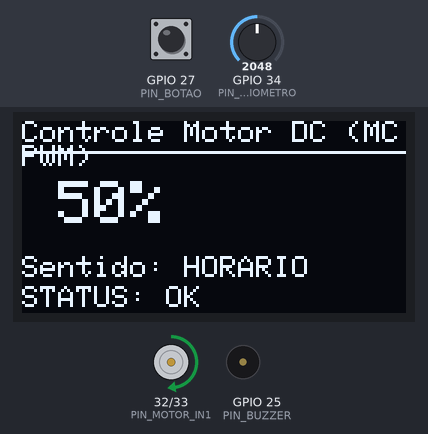
This sketch was run on a simulated ESP32. Shown: 128×64 one-colour display, motor-driver pin pairs drawn as motors (green arrow = first pin HIGH = forward, orange = second pin HIGH = backward, longer = more drive), buzzer (waves = sounding, pin HIGH). The test bench sets the inputs (shaded band); at power-on: GPIO 34 (PIN_POTENCIOMETRO) = 2048, GPIO 27 (PIN_BOTAO) HIGH (analog values on the 0–4095 scale). What the sketch prints to the serial monitor is not drawn.

Above: at 1.6 s.
1.7 s: GPIO 34 (PIN_POTENCIOMETRO) set to 2104
At 2.3 s:
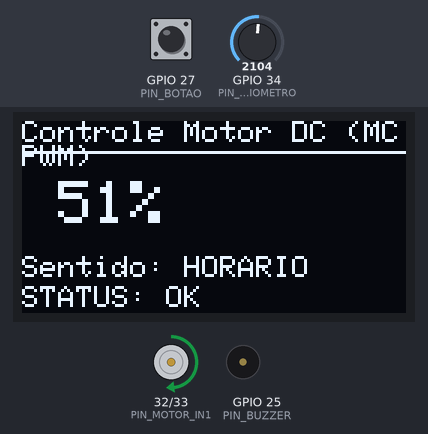
3.4 s: GPIO 27 (PIN_BOTAO) pulled LOW for 0.2 s
At 4.6 s:
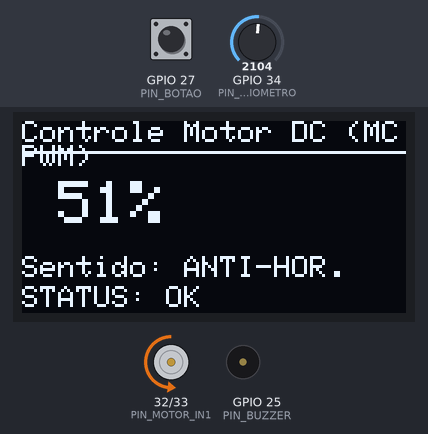
5.2 s: GPIO 34 (PIN_POTENCIOMETRO) set to 3844
At 6.5 s:
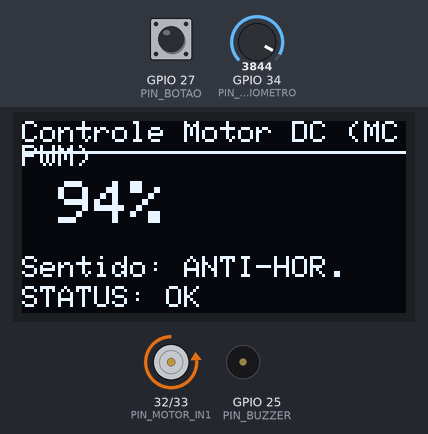
6.8 s: GPIO 34 (PIN_POTENCIOMETRO) set to 3944
At 7.3 s:
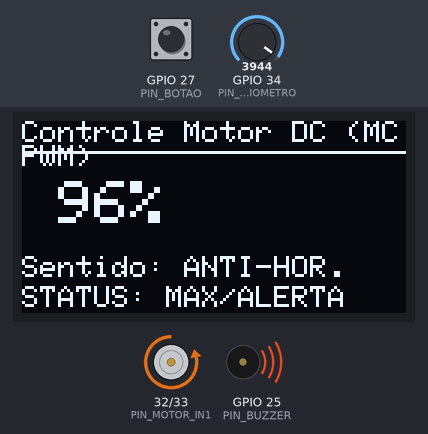
9.0 s: GPIO 27 (PIN_BOTAO) pulled LOW for 1 s
At 10.7 s:
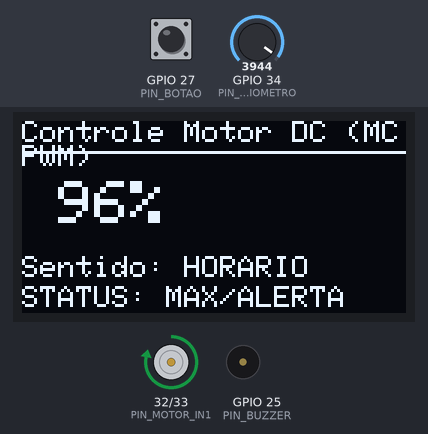
11.7 s: GPIO 34 (PIN_POTENCIOMETRO) set to 491
At 12.9 s:
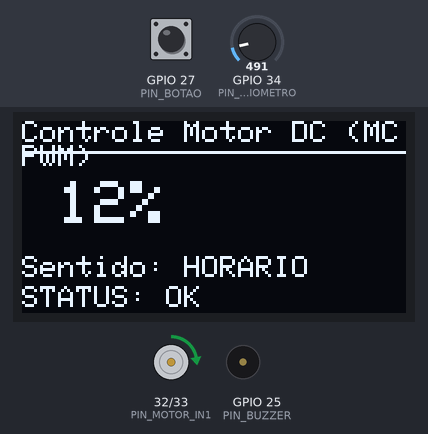
Timing chart, 0 to 14.3 s (numbered marks = the images above; inputs shaded):
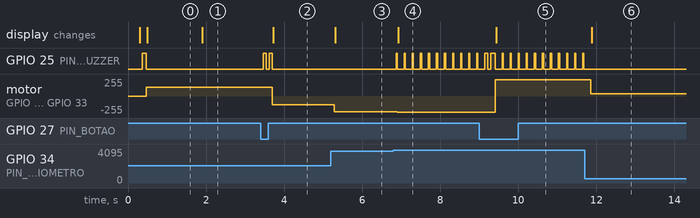

The sketch:

parte2_ex2_mcpwm_motor.ino
```cpp
// ==========================================================================
// SEL0433 - Aplicação de Microprocessadores
// Projeto 3 - Parte 2 / Exercício 2
// Aplicação proposta: Controlador de velocidade e sentido de rotação de um
// motor DC usando a biblioteca nativa MCPWM (Motor Control PWM) da ESP32.
// ==========================================================================

#include <Arduino.h>
#include "driver/mcpwm.h"
#include <Wire.h>
#include <Adafruit_GFX.h>
#include <Adafruit_SSD1306.h>

// Pinos
#define PIN_MOTOR_IN1   32   // MCPWM0A
#define PIN_MOTOR_IN2   33   // MCPWM0B
#define PIN_POTENCIOMETRO 34
#define PIN_BOTAO       27
#define PIN_BUZZER      25

// Display OLED
#define TELA_LARGURA    128
#define TELA_ALTURA     64
#define OLED_RESET      -1
#define OLED_ENDERECO   0x3C
Adafruit_SSD1306 display(TELA_LARGURA, TELA_ALTURA, &Wire, OLED_RESET);

// Configuração do MCPWM
#define MCPWM_FREQ_HZ   1000   // 1 kHz, adequado para acionamento de motor DC

// Parâmetros gerais
#define ADC_VALOR_MAX       4095
#define LIMIAR_ALERTA_PCT   95.0f
#define DEBOUNCE_MS         200
#define UPDATE_PERIOD_MS    150

// Variáveis globais
volatile bool sentidoHorario = true;
volatile bool flagBotaoPressionado = false;
volatile unsigned long ultimoInstanteBotao = 0;

float velocidadeAtualPct = 0.0f;

// ISR do botão (interrupção externa) - mantida curta, apenas sinaliza
void IRAM_ATTR isrBotaoSentido() {
  unsigned long agora = millis();
  if (agora - ultimoInstanteBotao > DEBOUNCE_MS) {
    flagBotaoPressionado = true;
    ultimoInstanteBotao = agora;
  }
}

// Emite "beeps" no buzzer
void beep(int vezes, int duracaoMs) {
  for (int i = 0; i < vezes; i++) {
    digitalWrite(PIN_BUZZER, HIGH);
    delay(duracaoMs);
    digitalWrite(PIN_BUZZER, LOW);
    if (i < vezes - 1) delay(duracaoMs);
  }
}

// Aplica velocidade (0-100%) e sentido no motor via MCPWM
void atualizarMotor(float dutyPercent, bool horario) {
  dutyPercent = constrain(dutyPercent, 0.0f, 100.0f);

  if (horario) {
    mcpwm_set_signal_low(MCPWM_UNIT_0, MCPWM_TIMER_0, MCPWM_OPR_B);
    mcpwm_set_duty_type(MCPWM_UNIT_0, MCPWM_TIMER_0, MCPWM_OPR_A, MCPWM_DUTY_MODE_0);
    mcpwm_set_duty(MCPWM_UNIT_0, MCPWM_TIMER_0, MCPWM_OPR_A, dutyPercent);
  } else {
    mcpwm_set_signal_low(MCPWM_UNIT_0, MCPWM_TIMER_0, MCPWM_OPR_A);
    mcpwm_set_duty_type(MCPWM_UNIT_0, MCPWM_TIMER_0, MCPWM_OPR_B, MCPWM_DUTY_MODE_0);
    mcpwm_set_duty(MCPWM_UNIT_0, MCPWM_TIMER_0, MCPWM_OPR_B, dutyPercent);
  }
}

// Atualiza o display OLED com velocidade, sentido e status
void atualizarDisplay(float dutyPercent, bool horario, bool alerta) {
  display.clearDisplay();
  display.setTextColor(SSD1306_WHITE);

  display.setTextSize(1);
  display.setCursor(0, 0);
  display.println("Controle Motor DC (MCPWM)");
  display.drawLine(0, 10, TELA_LARGURA, 10, SSD1306_WHITE);

  display.setTextSize(2);
  display.setCursor(0, 20);
  display.printf("%3.0f%%", dutyPercent);

  display.setTextSize(1);
  display.setCursor(0, 45);
  display.print("Sentido: ");
  display.println(horario ? "HORARIO" : "ANTI-HOR.");

  display.setCursor(0, 55);
  display.print(alerta ? "STATUS: MAX/ALERTA" : "STATUS: OK");

  display.display();
}

void setup() {
  Serial.begin(115200);
  delay(300);
  Serial.println();

  pinMode(PIN_BOTAO, INPUT_PULLUP);
  pinMode(PIN_BUZZER, OUTPUT);
  digitalWrite(PIN_BUZZER, LOW);

  attachInterrupt(digitalPinToInterrupt(PIN_BOTAO), isrBotaoSentido, FALLING);

  analogReadResolution(12);

  // ---------- Inicializa o periférico MCPWM ----------
  mcpwm_gpio_init(MCPWM_UNIT_0, MCPWM0A, PIN_MOTOR_IN1);
  mcpwm_gpio_init(MCPWM_UNIT_0, MCPWM0B, PIN_MOTOR_IN2);

  mcpwm_config_t configuracaoPWM;
  configuracaoPWM.frequency    = MCPWM_FREQ_HZ;
  configuracaoPWM.cmpr_a       = 0;
  configuracaoPWM.cmpr_b       = 0;
  configuracaoPWM.counter_mode = MCPWM_UP_COUNTER;
  configuracaoPWM.duty_mode    = MCPWM_DUTY_MODE_0;
  mcpwm_init(MCPWM_UNIT_0, MCPWM_TIMER_0, &configuracaoPWM);

  // ---------- Inicializa o display OLED ----------
  Wire.begin(21, 22); // SDA, SCL
  if (!display.begin(SSD1306_SWITCHCAPVCC, OLED_ENDERECO)) {
    Serial.println(F("ERRO: falha ao iniciar o display OLED SSD1306!"));
  } else {
    display.clearDisplay();
    display.display();
  }

  Serial.println(F("Sistema pronto. Gire o potenciometro para ajustar a velocidade"));
  Serial.println(F("e pressione o botao para alternar o sentido de rotacao."));
  Serial.println(F("----------------------------------------------------------"));

  beep(1, 100); // beep de inicializacao
}

void loop() {
  // Leitura do potenciômetro -> velocidade (0-100%)
  int leituraADC = analogRead(PIN_POTENCIOMETRO);
  velocidadeAtualPct = (leituraADC * 100.0f) / ADC_VALOR_MAX;

  // Trata o botão fora da ISR
  if (flagBotaoPressionado) {
    flagBotaoPressionado = false;
    sentidoHorario = !sentidoHorario;
    beep(2, 80); // bipe duplo ao alternar o sentido
    Serial.println(">> Sentido de rotacao alternado!");
  }

  bool alerta = (velocidadeAtualPct >= LIMIAR_ALERTA_PCT);
  if (alerta) {
    beep(1, 30); // alerta curto de velocidade proxima do maximo
  }

  // Aplica no motor e atualiza saídas
  atualizarMotor(velocidadeAtualPct, sentidoHorario);
  atualizarDisplay(velocidadeAtualPct, sentidoHorario, alerta);

  // Log via serial
  Serial.printf("ADC: %4d | Velocidade: %6.2f%% | Sentido: %-10s | Alerta: %s\n",
                leituraADC, velocidadeAtualPct,
                sentidoHorario ? "HORARIO" : "ANTI-HORARIO",
                alerta ? "SIM" : "NAO");

  delay(UPDATE_PERIOD_MS);
}
```

Measured:
- the behaviour switches between 2067 and 2068 on GPIO 34 (PIN_POTENCIOMETRO) (found by bisection; images 0 and 1)
- the behaviour switches between 3890 and 3891 on GPIO 34 (PIN_POTENCIOMETRO) (found by bisection; images 3 and 4)
- after the input at 1.7 s, motor on GPIO 32 (PIN_MOTOR_IN1) / GPIO 33 (PIN_MOTOR_IN2): forward 128/255 → forward 131/255 after 0.18 s; the display: changes after 0.20 s (image 1)
- after the input at 3.4 s, GPIO 25 (PIN_BUZZER): alternates HIGH for 0.08 s and LOW for 0.08 s, 4 changes in all, then stays LOW, starting after 0.06 s; motor on GPIO 32 (PIN_MOTOR_IN1) / GPIO 33 (PIN_MOTOR_IN2): forward 131/255 → backward 131/255 after 0.30 s; the display: changes after 0.33 s (image 2)
- after the input at 5.2 s, motor on GPIO 32 (PIN_MOTOR_IN1) / GPIO 33 (PIN_MOTOR_IN2): backward 131/255 → backward 239/255 after 0.09 s; the display: changes after 0.11 s (image 3)
- after the input at 6.8 s, GPIO 25 (PIN_BUZZER): alternates HIGH for 0.03 s and LOW for 0.18 s, starting after 0.07 s; motor on GPIO 32 (PIN_MOTOR_IN1) / GPIO 33 (PIN_MOTOR_IN2): backward 239/255 → backward 246/255 after 0.10 s; the display: changes after 0.13 s (image 4)
- after the input at 9.0 s, motor on GPIO 32 (PIN_MOTOR_IN1) / GPIO 33 (PIN_MOTOR_IN2): backward 246/255 → forward 246/255 after 0.41 s; the display: changes after 0.44 s (image 5)
- after the input at 11.7 s, GPIO 25 (PIN_BUZZER): stops changing and stays LOW; motor on GPIO 32 (PIN_MOTOR_IN1) / GPIO 33 (PIN_MOTOR_IN2): forward 246/255 → forward 31/255 after 0.16 s; the display: changes after 0.18 s (image 6)
